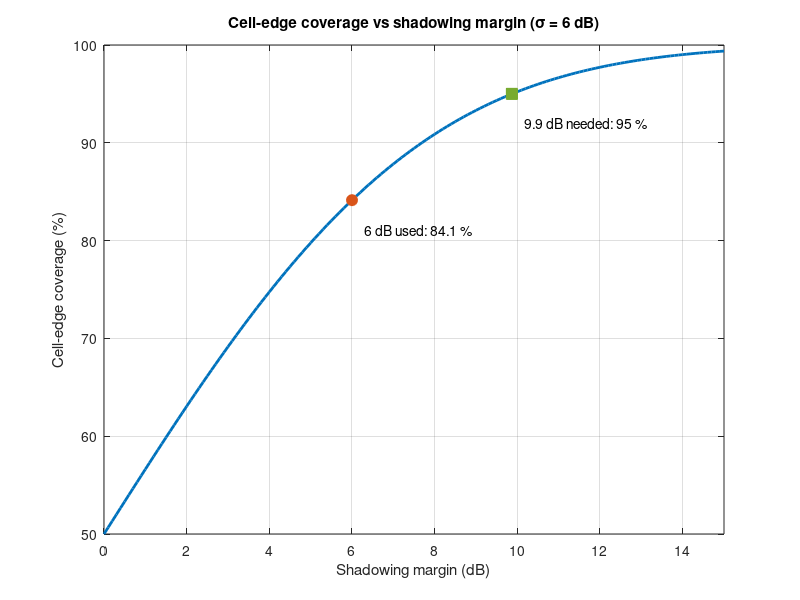

Reproduce this figure in MATLAB.
%% Shadowing margin vs cell-edge coverage
% Added in the 2026 review (not part of the original scripts).
%
% With log-normal shadowing of standard deviation sigma, a fade margin M
% keeps the cell-edge signal above threshold with probability
%     P = 1 - Q(M/sigma),  Q(x) = 0.5*erfc(x/sqrt(2)).
% The design uses M = 6 dB with sigma = 6 dB. This script computes the
% real edge coverage, the margin 95 % needs, checks both by Monte Carlo,
% and re-runs the link budget with the larger margin.
%
% Runs in MATLAB or GNU Octave, no toolboxes.

clear; clc; close all;
rng(1);

sigma  = 6;          % dB
M_used = 6;          % dB, shadowing margin in the original budget
target = 0.95;

Qf   = @(x) 0.5*erfc(x/sqrt(2));
Pcov = @(M) 1 - Qf(M/sigma);

% margin for the target, by bisection on Pcov
lo = 0; hi = 30;
for it = 1:60
    mid = (lo+hi)/2;
    if Pcov(mid) < target, lo = mid; else, hi = mid; end
end
M_95 = hi;

% Monte Carlo check: draw shadowing at the cell edge
X = sigma * randn(1, 1e6);
mc_used = mean(X <= M_used);
mc_95   = mean(X <= M_95);

% Link budget at 1 km with the 95 % margin (same numbers as link_budget.m)
Pt = 43; Gt = 15; Gr = 0; Lf = 2; Lc = 1; Lb = 3; Lp = 10; Li = 2; Mf = 3;
PL_edge = 80 + 10*3.5*log10(1000/100);
Pmin = -100;
Pr_used = Pt + Gt + Gr - (Lf+Lc+Lb+Lp+Li+M_used+Mf) - PL_edge;
Pr_95   = Pt + Gt + Gr - (Lf+Lc+Lb+Lp+Li+M_95+Mf)   - PL_edge;

fprintf('Edge coverage with a %g dB margin: %.1f %% (Monte Carlo %.1f %%)\n', M_used, 100*Pcov(M_used), 100*mc_used);
fprintf('Margin needed for %.0f %% edge coverage: %.2f dB (Monte Carlo %.1f %%)\n', 100*target, M_95, 100*mc_95);
fprintf('Link margin at 1 km: %.1f dB with %g dB shadowing margin, %.1f dB with %.2f dB\n', ...
        Pr_used - Pmin, M_used, Pr_95 - Pmin, M_95);

% ---- plot ----
M = 0:0.1:15;
figure('Position', [100 100 720 430]);
plot(M, 100*Pcov(M), 'LineWidth', 2); hold on; grid on; box on;
plot(M_used, 100*Pcov(M_used), 'o', 'MarkerSize', 8, 'MarkerFaceColor', [0.85 0.33 0.10], 'Color', [0.85 0.33 0.10]);
plot(M_95, 100*target, 's', 'MarkerSize', 8, 'MarkerFaceColor', [0.47 0.67 0.19], 'Color', [0.47 0.67 0.19]);
text(M_used + 0.3, 100*Pcov(M_used) - 3, sprintf('%g dB used: %.1f %%', M_used, 100*Pcov(M_used)));
text(M_95 + 0.3, 100*target - 3, sprintf('%.1f dB needed: 95 %%', M_95));
xlabel('Shadowing margin (dB)'); ylabel('Cell-edge coverage (%)');
title(sprintf('Cell-edge coverage vs shadowing margin (\\sigma = %g dB)', sigma));
ylim([50 100]); xlim([0 15]);
saveas(gcf, '../media/shadowing_coverage.png');
